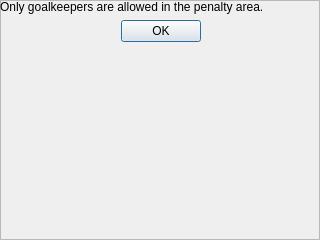
<?xml version="1.0" encoding="UTF-8"?>
<ui version="4.0">
 <class>helpFrame</class>
 <widget class="QFrame" name="helpFrame">
  <property name="geometry">
   <rect>
    <x>0</x>
    <y>0</y>
    <width>320</width>
    <height>240</height>
   </rect>
  </property>
  <property name="windowTitle">
   <string/>
  </property>
  <property name="frameShape">
   <enum>QFrame::StyledPanel</enum>
  </property>
  <property name="frameShadow">
   <enum>QFrame::Raised</enum>
  </property>
  <widget class="QWidget" name="verticalLayoutWidget">
   <property name="geometry">
    <rect>
     <x>0</x>
     <y>0</y>
     <width>321</width>
     <height>231</height>
    </rect>
   </property>
   <layout class="QVBoxLayout" name="verticalLayout">
    <item>
     <widget class="QLabel" name="label">
      <property name="text">
       <string>Only goalkeepers are allowed in the penalty area. </string>
      </property>
      <property name="textFormat">
       <enum>Qt::PlainText</enum>
      </property>
      <property name="wordWrap">
       <bool>true</bool>
      </property>
     </widget>
    </item>
    <item>
     <widget class="QDialogButtonBox" name="buttonBox">
      <property name="styleSheet">
       <string notr="true"/>
      </property>
      <property name="orientation">
       <enum>Qt::Horizontal</enum>
      </property>
      <property name="standardButtons">
       <set>QDialogButtonBox::Ok</set>
      </property>
      <property name="centerButtons">
       <bool>true</bool>
      </property>
     </widget>
    </item>
    <item>
     <spacer name="verticalSpacer">
      <property name="orientation">
       <enum>Qt::Vertical</enum>
      </property>
      <property name="sizeHint" stdset="0">
       <size>
        <width>20</width>
        <height>40</height>
       </size>
      </property>
     </spacer>
    </item>
   </layout>
  </widget>
 </widget>
 <resources/>
 <connections/>
</ui>
